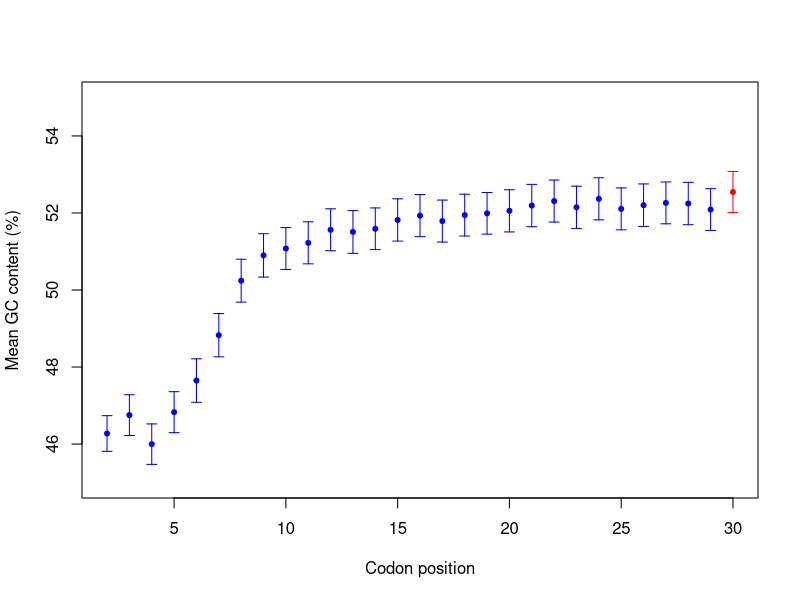

Source code (R):
#Figure 3

data1 <- read.csv("GC_core.csv",header=T)
attach(data1)

dims <- dim(data1)

m.gc<-c()
sd.gc<-c()
sem.gc<-c()
x<-c(2:30)

for (i in c(4:dims[2])){
gc<- unlist(data1[i]) * 100

#Calculate mean GC content
m.gc<-c(m.gc,mean(gc))

#Standard deviation
sd.1<-sd(gc)
sd.gc<-c(sd.gc,sd.1)
sem.1<-sd.1/sqrt(length(gc))
sem.gc<-c(sem.gc,sem.1)

}

core.gc<-unlist(data1$Core_GC) * 100
m.gc<-c(m.gc,mean(core.gc))
sd.gc<-c(sd.gc,sd(core.gc))
sem.gc<-c(sem.gc,sd(core.gc)/sqrt(length(core.gc)))

col_v.1 <- rep("blue",28)
col_v <-c(col_v.1,"red")

pdf("Fig3_Scatterplot_GC_SEM.pdf")
plot(x,m.gc, pch=20,col=col_v, xlab="Codon position", ylab="Mean GC content (%)", ylim=c(45,55))
arrows(x,m.gc+sem.gc,x,m.gc-sem.gc,length=0.05, angle=90, code=3, col=col_v)
dev.off()


